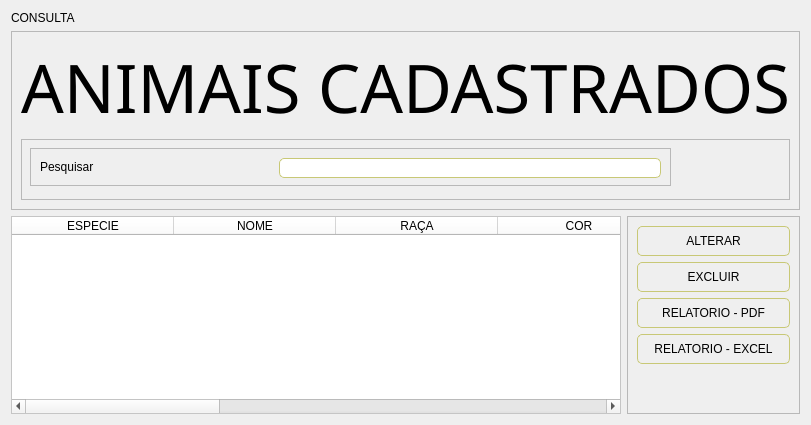
                <widget class="QWidget" name="tab_2">
                 <attribute name="title">
                  <string>CONSULTAR</string>
                 </attribute>
                 <layout class="QVBoxLayout" name="verticalLayout_41">
                  <item>
                   <widget class="QLabel" name="label_4">
                    <property name="text">
                     <string>CONSULTA</string>
                    </property>
                   </widget>
                  </item>
                  <item>
                   <widget class="QFrame" name="frame_37">
                    <property name="frameShape">
                     <enum>QFrame::StyledPanel</enum>
                    </property>
                    <property name="frameShadow">
                     <enum>QFrame::Raised</enum>
                    </property>
                    <layout class="QVBoxLayout" name="verticalLayout_16">
                     <item>
                      <widget class="QLabel" name="label_40">
                       <property name="font">
                        <font>
                         <family>Sitka Text</family>
                         <pointsize>50</pointsize>
                        </font>
                       </property>
                       <property name="text">
                        <string>ANIMAIS CADASTRADOS</string>
                       </property>
                       <property name="textFormat">
                        <enum>Qt::RichText</enum>
                       </property>
                      </widget>
                     </item>
                     <item>
                      <widget class="QFrame" name="frame_38">
                       <property name="minimumSize">
                        <size>
                         <width>251</width>
                         <height>61</height>
                        </size>
                       </property>
                       <property name="frameShape">
                        <enum>QFrame::StyledPanel</enum>
                       </property>
                       <property name="frameShadow">
                        <enum>QFrame::Raised</enum>
                       </property>
                       <widget class="QFrame" name="frame">
                        <property name="geometry">
                         <rect>
                          <x>9</x>
                          <y>9</y>
                          <width>641</width>
                          <height>38</height>
                         </rect>
                        </property>
                        <property name="frameShape">
                         <enum>QFrame::StyledPanel</enum>
                        </property>
                        <property name="frameShadow">
                         <enum>QFrame::Raised</enum>
                        </property>
                        <layout class="QHBoxLayout" name="horizontalLayout_8">
                         <item>
                          <widget class="QLabel" name="label_pesquisar">
                           <property name="minimumSize">
                            <size>
                             <width>233</width>
                             <height>13</height>
                            </size>
                           </property>
                           <property name="styleSheet">
                            <string notr="true">font: 10pt &quot;Sitka&quot;;</string>
                           </property>
                           <property name="text">
                            <string>Pesquisar</string>
                           </property>
                          </widget>
                         </item>
                         <item>
                          <widget class="QLineEdit" name="input_pesquisar">
                           <property name="minimumSize">
                            <size>
                             <width>233</width>
                             <height>20</height>
                            </size>
                           </property>
                           <property name="styleSheet">
                            <string notr="true">background-color: rgb(255, 255, 255);
border:1px solid rgb(200, 200, 118) ;
border-radius: 5px;</string>
                           </property>
                          </widget>
                         </item>
                        </layout>
                       </widget>
                      </widget>
                     </item>
                    </layout>
                   </widget>
                  </item>
                  <item>
                   <layout class="QHBoxLayout" name="horizontalLayout_4">
                    <item>
                     <widget class="QTableWidget" name="tableWidget">
                      <property name="styleSheet">
                       <string notr="true">QHeaderView::section{
	
	background-color: rgb(255, 255, 255);
}

QTableWidget{
	
	background-color: rgb(255, 255, 255);
}</string>
                      </property>
                      <attribute name="horizontalHeaderDefaultSectionSize">
                       <number>162</number>
                      </attribute>
                      <column>
                       <property name="text">
                        <string>ESPECIE</string>
                       </property>
                      </column>
                      <column>
                       <property name="text">
                        <string>NOME</string>
                       </property>
                      </column>
                      <column>
                       <property name="text">
                        <string>RAÇA</string>
                       </property>
                      </column>
                      <column>
                       <property name="text">
                        <string>COR</string>
                       </property>
                      </column>
                      <column>
                       <property name="text">
                        <string>IDADE</string>
                       </property>
                      </column>
                      <column>
                       <property name="text">
                        <string>PESO</string>
                       </property>
                      </column>
                      <column>
                       <property name="text">
                        <string>SEXO</string>
                       </property>
                      </column>
                      <column>
                       <property name="text">
                        <string>SITUAÇÂO</string>
                       </property>
                      </column>
                      <column>
                       <property name="text">
                        <string>PORTE</string>
                       </property>
                      </column>
                     </widget>
                    </item>
                    <item>
                     <widget class="QFrame" name="frame_4">
                      <property name="frameShape">
                       <enum>QFrame::StyledPanel</enum>
                      </property>
                      <property name="frameShadow">
                       <enum>QFrame::Raised</enum>
                      </property>
                      <layout class="QVBoxLayout" name="verticalLayout_9">
                       <item>
                        <widget class="QPushButton" name="btn_alterar">
                         <property name="minimumSize">
                          <size>
                           <width>153</width>
                           <height>30</height>
                          </size>
                         </property>
                         <property name="maximumSize">
                          <size>
                           <width>153</width>
                           <height>16777215</height>
                          </size>
                         </property>
                         <property name="cursor">
                          <cursorShape>PointingHandCursor</cursorShape>
                         </property>
                         <property name="styleSheet">
                          <string notr="true">
border:1px solid rgb(200, 200, 118) ;
border-radius: 5px;</string>
                         </property>
                         <property name="text">
                          <string>ALTERAR</string>
                         </property>
                        </widget>
                       </item>
                       <item>
                        <widget class="QPushButton" name="btn_excluir">
                         <property name="enabled">
                          <bool>true</bool>
                         </property>
                         <property name="minimumSize">
                          <size>
                           <width>153</width>
                           <height>30</height>
                          </size>
                         </property>
                         <property name="maximumSize">
                          <size>
                           <width>153</width>
                           <height>16777215</height>
                          </size>
                         </property>
                         <property name="cursor">
                          <cursorShape>PointingHandCursor</cursorShape>
                         </property>
                         <property name="styleSheet">
                          <string notr="true">
border:1px solid rgb(200, 200, 118) ;
border-radius: 5px;</string>
                         </property>
                         <property name="text">
                          <string>EXCLUIR</string>
                         </property>
                        </widget>
                       </item>
                       <item>
                        <widget class="QPushButton" name="btn_relatorio_pdf">
                         <property name="minimumSize">
                          <size>
                           <width>153</width>
                           <height>30</height>
                          </size>
                         </property>
                         <property name="cursor">
                          <cursorShape>PointingHandCursor</cursorShape>
                         </property>
                         <property name="styleSheet">
                          <string notr="true">
border:1px solid rgb(200, 200, 118) ;
border-radius: 5px;</string>
                         </property>
                         <property name="text">
                          <string>RELATORIO - PDF</string>
                         </property>
                        </widget>
                       </item>
                       <item>
                        <widget class="QPushButton" name="btn_relatorio_excel_2">
                         <property name="minimumSize">
                          <size>
                           <width>153</width>
                           <height>30</height>
                          </size>
                         </property>
                         <property name="cursor">
                          <cursorShape>PointingHandCursor</cursorShape>
                         </property>
                         <property name="styleSheet">
                          <string notr="true">
border:1px solid rgb(200, 200, 118) ;
border-radius: 5px;</string>
                         </property>
                         <property name="text">
                          <string>RELATORIO - EXCEL</string>
                         </property>
                        </widget>
                       </item>
                       <item>
                        <spacer name="verticalSpacer_2">
                         <property name="orientation">
                          <enum>Qt::Vertical</enum>
                         </property>
                         <property name="sizeHint" stdset="0">
                          <size>
                           <width>20</width>
                           <height>40</height>
                          </size>
                         </property>
                        </spacer>
                       </item>
                      </layout>
                     </widget>
                    </item>
                   </layout>
                  </item>
                 </layout>
                </widget>
